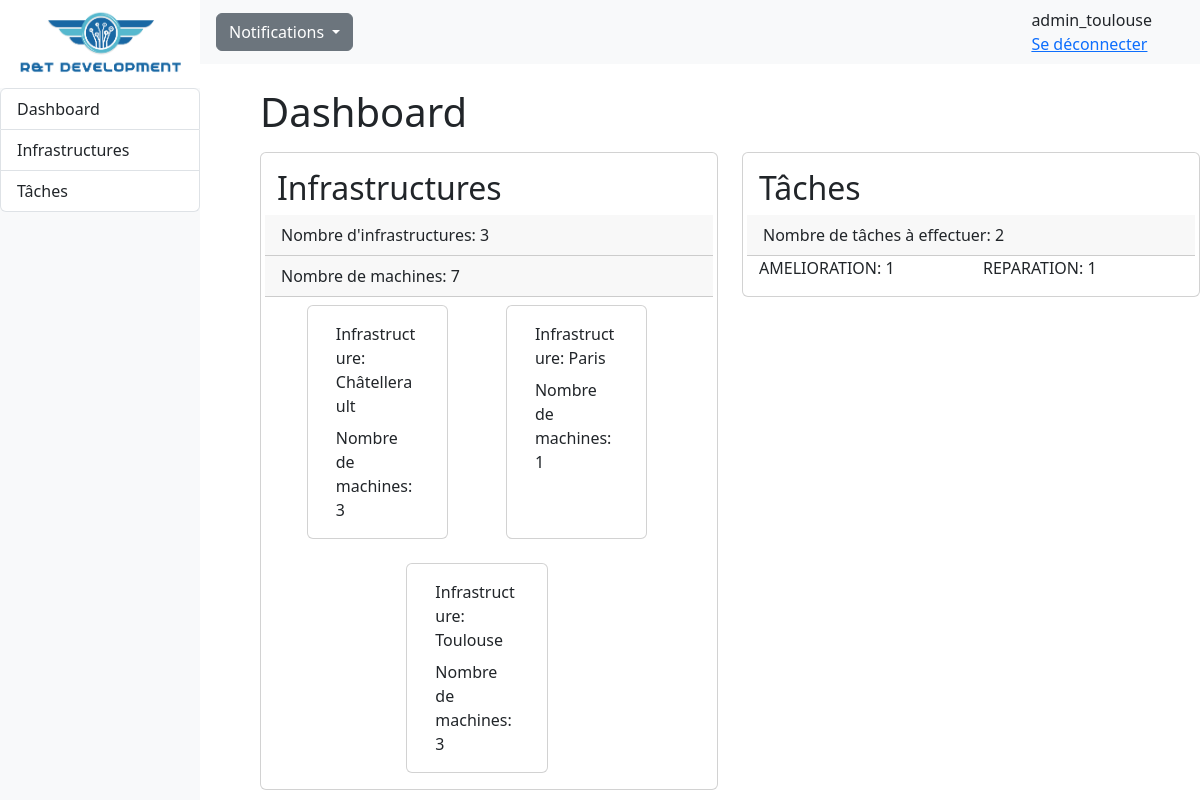
Page /RT_app/admin/ (signed in) on the earlier database version.
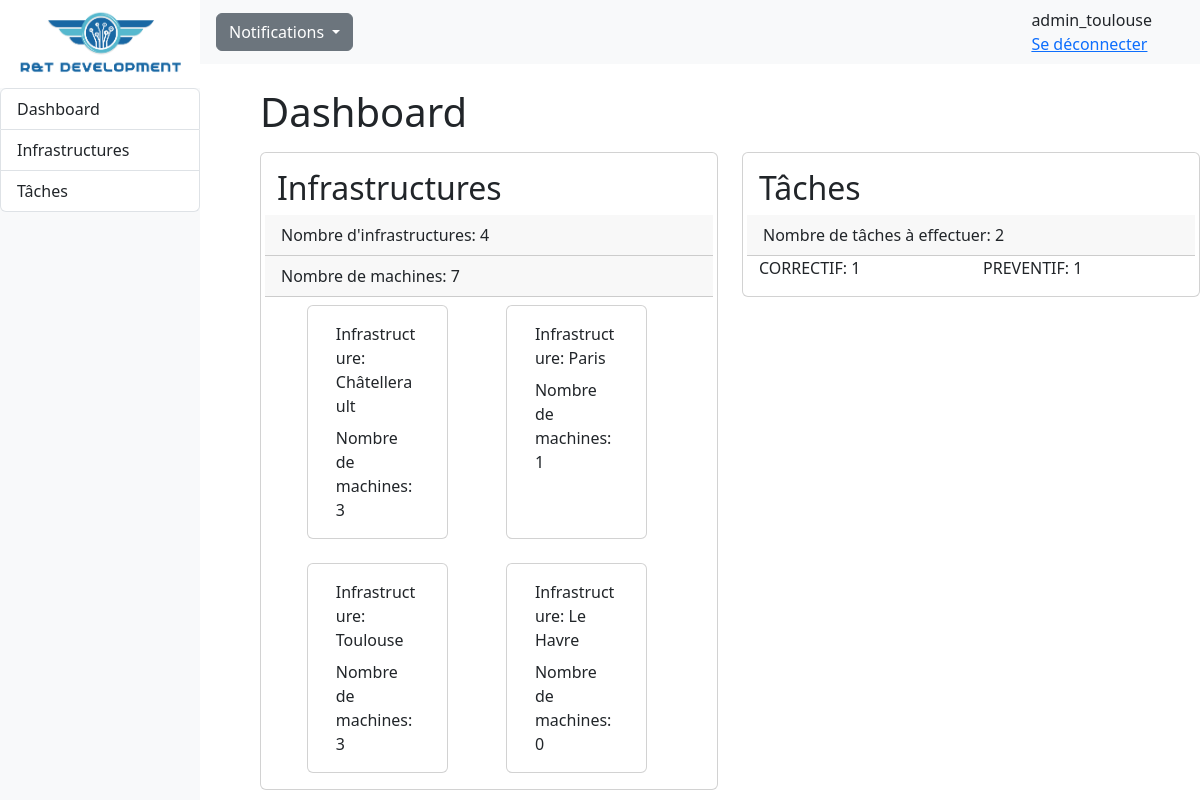
Same page on the later database version.
### RT_app/models.py (models this page shows, shortened)
class Infrastructure(models.Model):
    id = models.AutoField(primary_key=True,editable=False)
    nom = models.CharField(max_length=40)
    id_personnel = models.ForeignKey(Personnel, on_delete=models.CASCADE)
    pays = models.CharField(max_length=30)
    ville = models.CharField(max_length=64)
    coordonnees = models.CharField(null=True, blank=True ,max_length=18, validators=[RegexValidator(r'^[-+]?([1-8]?\d(\.\d+)?|90(\.0+)?)\s*[-+]?([1-9]?\d(\.\d+)?|1[0-7]\d(\.\d+)?|180(\.0+)?)$')])
    ip_reseau = models.CharField(max_length=15, default="192.168.0.0", validators=[RegexValidator(r'^((25[0-5]|(2[0-4]|1\d|[1-9]|)\d)\.?\b){4}$')])
    masque = models.CharField(max_length=15, default="255.255.255.0", validators=[RegexValidator(r'^(?:128|192|224|240|248|252|254|255)\.(?:0|128|192|224|240|248|252|254|255)\.(?:0|128|192|224|240|248|252|254|255)\.(?:0|128|192|224|240|248|252|254|255)$')])

### RT_app/views.py (the view)
# urls.py: path('admin/', views.dashboard, name='dashboard'),
@login_required
def dashboard(request):
    machine_sum = machines.count()
    entretien_par_type = entretien_a_faire.values('type').annotate(count=Count('type'))
    context = {
        'infrastructures': infrastructures,
        'entretiens': entretiens,
        'personnels': personnels,
        'machines': machines,
        'machine_sum': machine_sum,
        'entretien_a_faire': entretien_a_faire,
        'entretien_par_type': entretien_par_type
    }
    return render(request, 'admin/dashboard.html', context)

### RT_app/templates/admin/dashboard.html (shortened to what this page needs)
<!DOCTYPE html>
<html lang="en">
<head>
    {% load static %}
    <link rel="stylesheet" href="{% static 'css/styles.css' %}">
    <link href="https://cdn.jsdelivr.net/npm/bootstrap@5.3.0-alpha3/dist/css/bootstrap.min.css" rel="stylesheet">
</head>
<body>
    {% block menu %}
    <div class="container-fluid row g-0">
        <div class="bg-light col-2" id="sidebar">
          <nav class="navbar col d-flex align-items-center vh-100">
                <div class="fixed-top col-2">
                    <a href="{% url 'dashboard' %}"><img class="img-fluid" src="{% static 'img/rtdev.png' %}"/></a>
                    <div class="">
                        <ul class="list-group border-0">
                            <li class="list-group-item"> <a class="nav-link" href="{% url 'dashboard' %}">Dashboard</a></li>
                            <li class="list-group-item"> <a class="nav-link" href="{% url 'infra' %}">Infrastructures</a></li>
                            <li class="list-group-item"> <a class="nav-link" href="{% url 'taches' %}">Tâches</a></li>
                        </ul>
                    </div>
                </div>
            </nav>
        </div>
        <div class="col" id="main-content">
            <div>
                <nav class="navbar navbar-top bg-light row d-flex" id="main-navbar">
                    <div class="container-fluid">
                        <div class="nav-item dropdown ms-3 z-2">
                            <a class="btn btn-secondary dropdown-toggle" href="#" role="button" data-bs-toggle="dropdown" aria-expanded="false">
                              Notifications
                            </a>
                        </div>
                        <div class="nav-item">
                            <div class="nav-item d-flex me-5">
                                <span>{{user.username}}</span>
                            </div>
                            {% if user.is_authenticated%}
                                <div class="nav-item pe-3">
                                    <a href="{% url 'logout' %}">Se déconnecter</a>
                                </div>
                            {% endif %}
                        </div>
                    </div>
                  </nav>
            </div>
        {% endblock %}
        {% block content %}
        <div class="row mt-4 ms-5">
            <h1>Dashboard</h1>
            <div class="col-6">
                <div class="card mt-2 col">
                    <div class="card-body row">
                        <h2 class="card-title">Infrastructures</h2>
                        <p class="card-header">Nombre d'infrastructures: {{infrastructures.all.count}}</p>
                        <p class="card-header">Nombre de machines: {{machines.all.count}}</p>
                        <div class="row gap-3 justify-content-evenly">
                            {% for infrastructure in infrastructures %}
                            <div class="card mt-2 col-4">
                                <div class="card-body">
                                    <div class="card-title">Infrastructure: {{infrastructure.nom}}</div>
                                    <div class="card-text">Nombre de machines: {{infrastructure.machine_set.count}}</div>
                                </div>
                            </div>
                            {% endfor %}
                        </div>
                    </div>
                </div>
            </div>
            <div class="col-6">
                    <div class="card mt-2 col">
                        <div class="card-body row">
                            <h2 class="card-title">Tâches</h2>
                            <p class="card-header">Nombre de tâches à effectuer: {{entretien_a_faire.count}}</p>
                            {% for entretien in entretien_par_type %}
                                <div class="card-text w-50">{{ entretien.type }}: {{ entretien.count }}</div>
                            {% endfor %}
                        </div>
                    </div>
                </div>
            </div>
        </div>
        {% endblock %}
        </div>
</body>
</html>

Differences in the rows shown:
added Infrastructure: nom "Le Havre", machine_set.count "0"
Other differences:
{{ infrastructures.all.count }}: "3" → "4"
new list line: "CORRECTIF : 1"
new list line: "PREVENTIF : 1"
list line gone: "AMELIORATION : 1"
list line gone: "REPARATION : 1"
